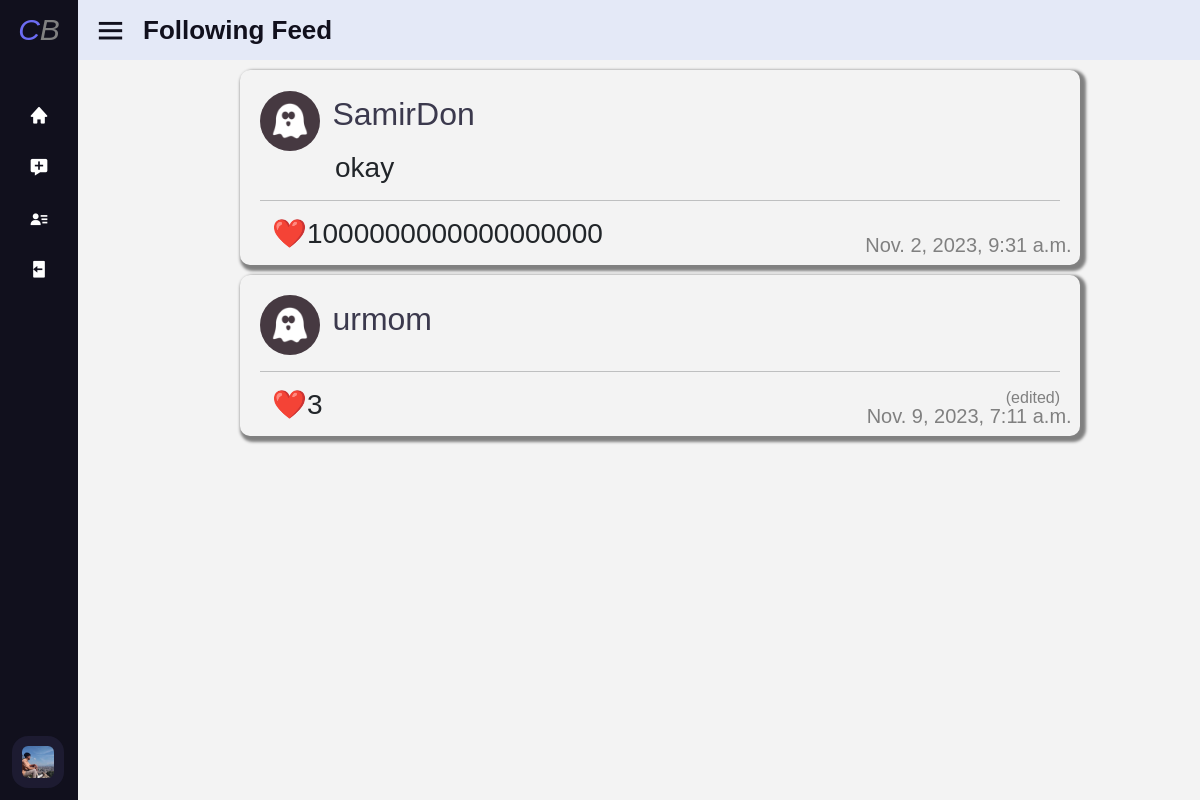
Page /following (signed in) on the earlier database version.
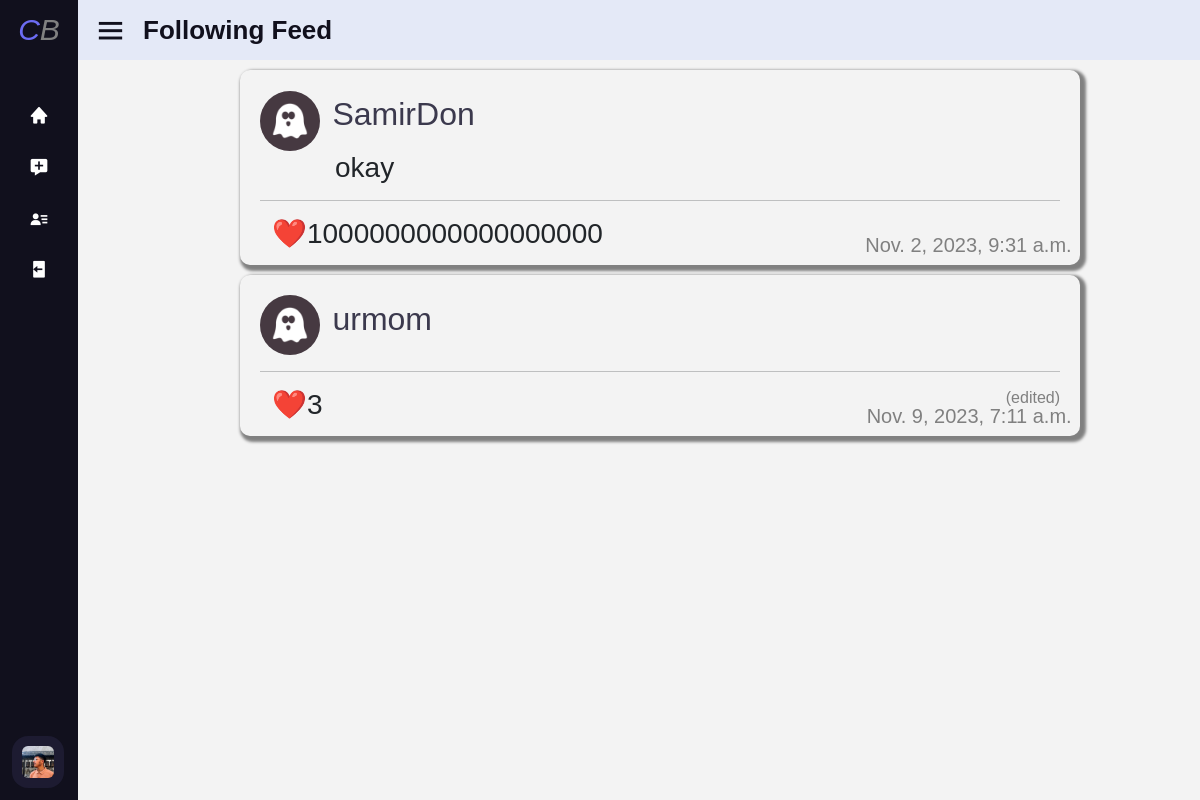
Same page on the later database version.
### network/models.py (models this page shows, shortened)
class User(AbstractUser):
    default_pfp_location = f"pfp/defaults/{random.randrange(1,10)}.png"
    follower = models.TextField(default="", null=True)
    following = models.TextField(default="", null=True)
    bio = models.TextField(default="", null=True)
    pfp = models.ImageField(upload_to=f'pfp',blank=True, null=True)
    def_pfp = models.ImageField(default=default_pfp_location)
    def get_pfp(self):
        if self.pfp:
            return self.pfp
        else:
            return self.def_pfp

### network/views.py (the view)
# urls.py: path("following", views.followingfeed, name="followingfeed"),
@login_required(login_url=LOGIN_URL )
def followingfeed(request):
    logged_user = User.objects.get(id= request.user.id)
    following_list = logged_user.following.split(",")
    if "" in following_list:
        following_list.remove("")
    try:
        all_feed = Post.objects.filter(user=following_list[0]).order_by('-creation_date')
        for i in following_list:
            all_feed = list(chain(all_feed, Post.objects.filter(user=int(i)).order_by('-creation_date')))
    except:
        all_feed=[]
    return render(request, "network/following.html",{
        "posts" : all_feed,
        "pagename" : "Following Feed"
    })

### network/templates/network/following.html (shortened to what this page needs)
{% extends "network/layout.html" %}
{% load static %}
{% block body %}
{% include "network/post.html" %}
{% endblock %}

### network/templates/network/layout.html (shortened to what this page needs)
{% load static %}
<!DOCTYPE html>
<html lang="en">
    <head>
        <link
        href="https://cdn.jsdelivr.net/npm/bootstrap@5.0.0/dist/css/bootstrap.min.css"
        rel="stylesheet"
      />
        <link href="{% static 'network/styles.css' %}" rel="stylesheet">
        <link href='https://unpkg.com/boxicons@2.0.7/css/boxicons.min.css' rel='stylesheet'>
    </head>
    <body>
          <div class="sidebar close">
            <div class="logo-details" onclick="goindex()">
              <i><span style="color: rgb(108, 108, 243);">C</span><span style="color: gray;">B</span></i>
            </div>
            <ul class="nav-links">
              <li>
                <a href="{% url 'index' %}">
                  <i class='bx bxs-home' ></i>
                </a>
              </li>
              {% if user.is_authenticated %}
              <li>
                <a href="{% url 'newpost' %}">
                  <i class='bx bxs-message-add' ></i>
                </a>
              </li>
              <li>
                <a href="{% url 'followingfeed' %}">
                  <i class='bx bxs-user-detail'></i>
                </a>
              </li>
              <li>
                <a href="{% url 'logout' %}">
                  <i class='bx bxs-log-out' ></i>
                </a>
              </li>
              <li>
                {% endif %}
            <div class="profile-details">
              <div class="profile-content" {% if user.is_authenticated %} onclick="location.replace(`{% url "userpage" user.username %}`)" {% else %} onclick="location.replace(`{% url "login" %}`)" {% endif %}>
                {% if user.is_authenticated %}
                <img src="{{ user.get_pfp.url }}" alt="profileImg">
                {% else %}
                <img src="{% static "network/login.png" %}" alt="profileImg">
                {% endif %}
              </div>
            </div>
          </li>
        </ul>
          </div>
          <section class="home-section">
            <div class="home-content">
              <i class='bx bx-menu' ></i>
              <span class="text">{{ pagename }}</span>
            </div>
          </section>
        <div class="body">
            {% block body %}
            {% endblock %}
        </div>
    </body>
</html>

Differences in the rows shown:
changed User: get_pfp: a different picture
